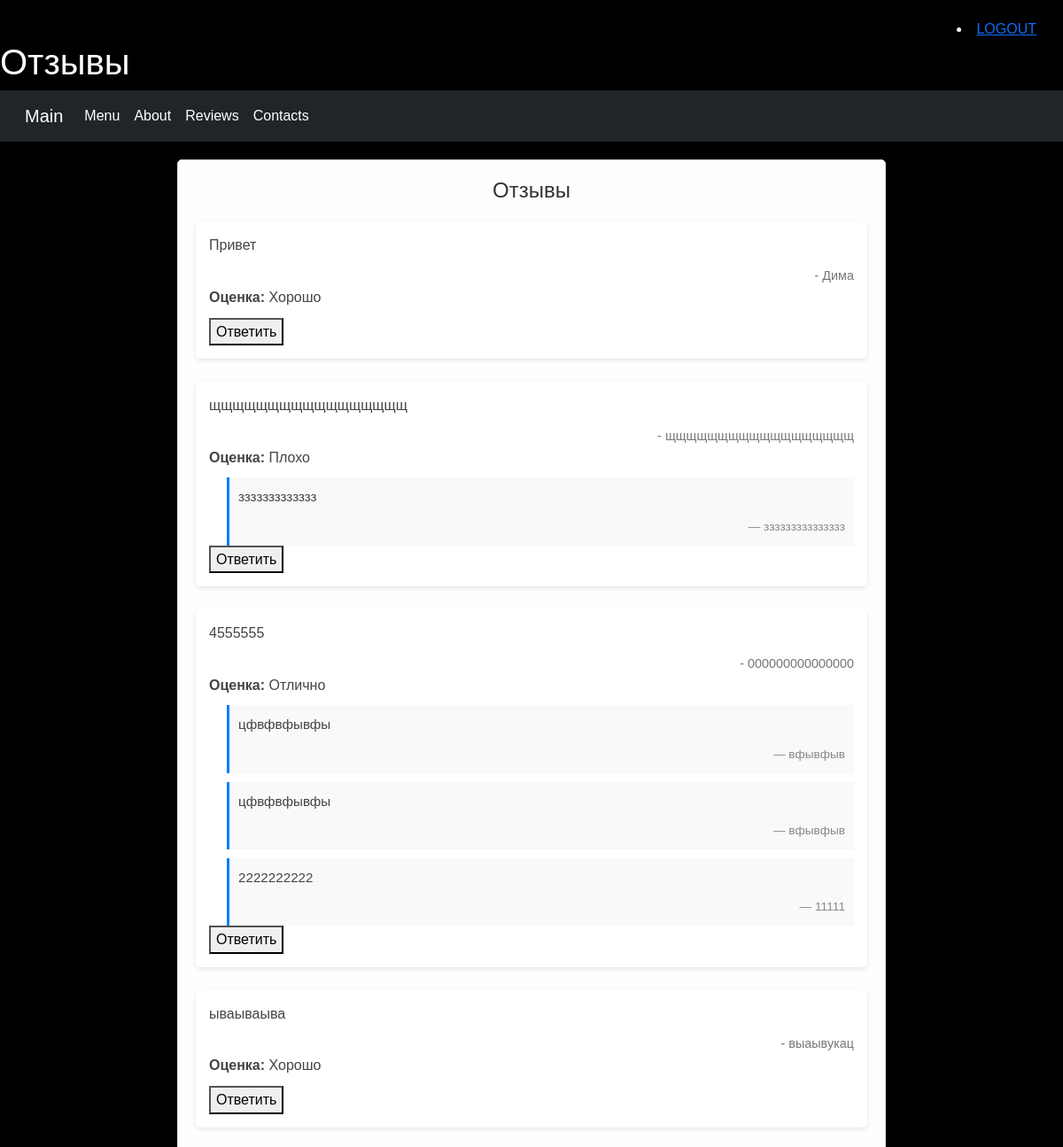
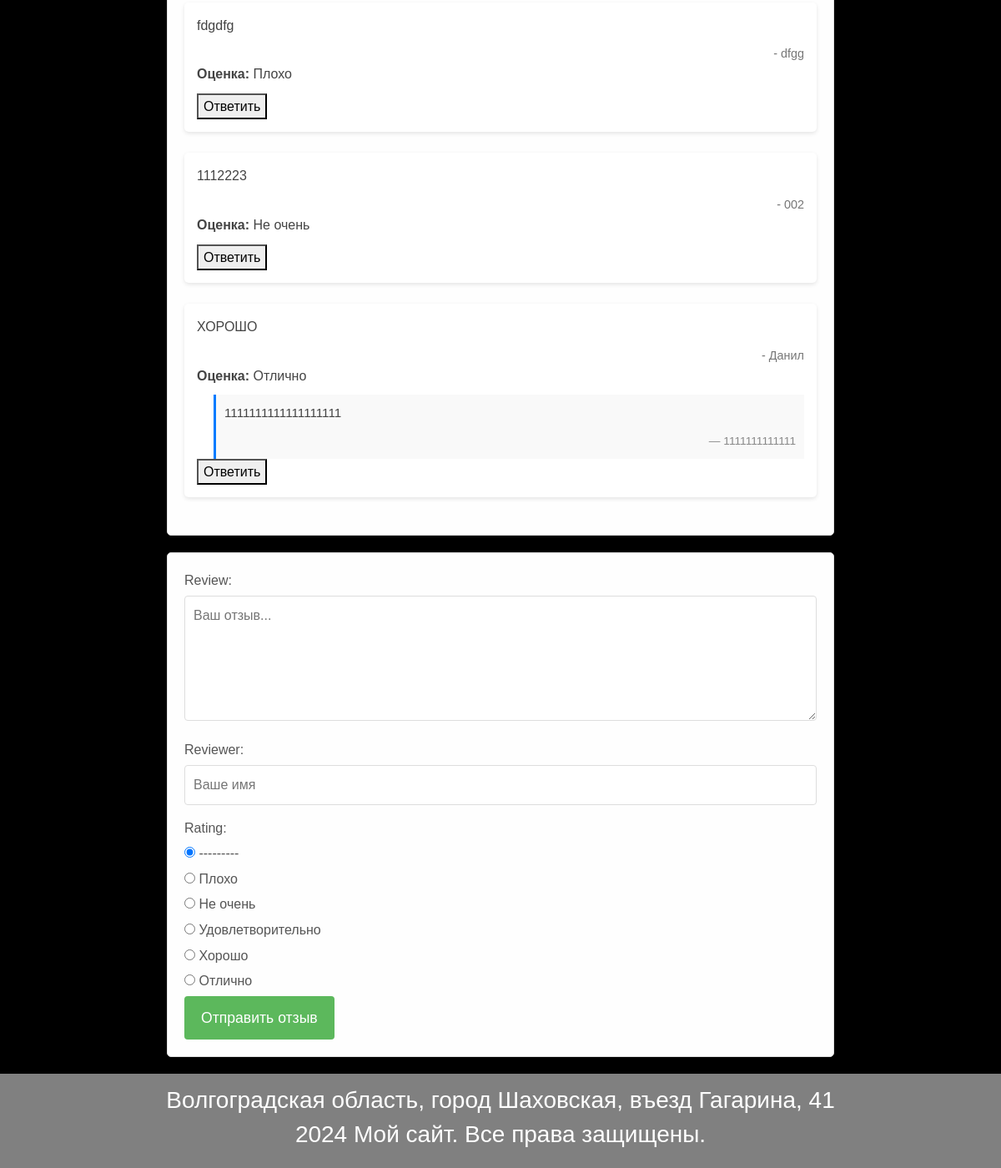
The app's page /reviews/ with its own data (2 pictures, top to bottom).
### reviews/models.py (models this page shows, shortened)
class Reviews(models.Model):
    RATING_CHOICES = (
        ('1', "Плохо"),
        ('2', "Не очень"),
        ('3', "Удовлетворительно"),
        ('4', "Хорошо"),
        ('5', "Отлично"),
    )
    review = models.TextField()
    reviewer = models.CharField(max_length=250)
    rating = models.CharField(max_length=1, choices=RATING_CHOICES)  # лучше CharField, а не TextField
    is_published = models.BooleanField(default=False)
    date_writing = models.DateTimeField(auto_now_add=True)

class ReviewResponse(models.Model):
    review = models.ForeignKey(
        Reviews,
        on_delete=models.CASCADE,
        related_name='responses'  # позволяет делать review.responses.all()
    )
    author = models.CharField(max_length=250)
    response_text = models.TextField()
    is_published = models.BooleanField(default=False)
    created_at = models.DateTimeField(auto_now_add=True)

### reviews/views.py (the view, shortened to what this page needs)
# urls.py: path('', views.reviews, name='reviews'),
def reviews(request):
    review_form = ReviewForm()
    response_form = ReviewResponseForm()
    reviews = Reviews.objects.filter(is_published=True).prefetch_related(
        'responses'
    ).order_by('-date_writing')
    return render(request, 'reviews/reviews.html', {
        'rev': reviews,
        'review_form': review_form,
        'response_form': response_form,
    })

### reviews/forms.py
class ReviewForm(forms.ModelForm):
    class Meta:
        model = Reviews
        fields = ['review', 'reviewer', 'rating']
        widgets = {
            'review': forms.Textarea(attrs={'rows': 4, 'placeholder': 'Ваш отзыв...'}),
            'reviewer': forms.TextInput(attrs={'placeholder': 'Ваше имя'}),
            'rating': forms.RadioSelect(),
        }

class ReviewResponseForm(forms.ModelForm):
    class Meta:
        model = ReviewResponse
        fields = ['author', 'response_text']
        widgets = {
            'author': forms.TextInput(attrs={
                'placeholder': 'Ваше имя',
                'class': 'form-control'
            }),
            'response_text': forms.Textarea(attrs={
                'rows': 3,
                'placeholder': 'Ваш ответ на отзыв...',
                'class': 'form-control'
            }),
        }

### reviews/templates/reviews/reviews.html (shortened to what this page needs)
{% extends 'main/base.html' %}
{% block content %}
<h1> Отзывы </h1>
{% include 'main/navbar.html' %}
<div class="simple-reviews-block">
  <h2>Отзывы </h2>
  {% for review in rev %}
  <div class="review-card">
    <p>{{ review.review }}</p>
    <small>- {{ review.reviewer }}</small>
    <p><strong>Оценка:</strong> {{ review.get_rating_display }}</p>
    {% for response in review.responses.all %}
      {% if response.is_published %}
        <div class="response-card">
          <p>{{ response.response_text }}</p>
          <small>— {{ response.author }}</small>
        </div>
      {% endif %}
    {% endfor %}
    <button type="button" onclick="toggleResponseForm({{ review.id }})">
      Ответить
    </button>
  </div>
  {% empty %}
  <p>Пока нет отзывов.</p>
  {% endfor %}
</div>
<form class="form" method="POST">
  {% for field in review_form %}
  <div>
    <label>{{ field.label }}:</label>
    {{ field }}
  </div>
  {% endfor %}
  <input type="submit" value="Отправить отзыв"/>
</form>
<center>
<div class="clas">
  <h3>Волгоградская область, город Шаховская, въезд Гагарина, 41</h3>
  <h3>2024 Мой сайт. Все права защищены.</h3>
</div>
</center>
{% endblock %}

### main/templates/main/base.html (style rules this page uses)
body { background-color: black; color: white; }

### reviews/templates/reviews/reviews.html (style rules this page uses)
body { font-family: Arial, sans-serif; background-color: Black; color: white; line-height: 1.6; }
.simple-reviews-block { padding: 20px; border: 1px solid #ddd; border-radius: 5px; background-color: #fefefe; max-width: 800px; margin: 20px auto; }
.simple-reviews-block h2 { text-align: center; color: #333; font-size: 1.5em; margin-bottom: 20px; }
.review-card { background-color: #fff; padding: 15px; margin-bottom: 25px; border-radius: 5px; box-shadow: 0 2px 5px rgba(0,0,0,0.1); }
.review-card p { margin: 0 0 10px 0; color: #444; font-size: 1em; }
.review-card small { color: #777; font-size: 0.9em; display: block; text-align: right; }
.response-card { background-color: #f9f9f9; padding: 10px; margin-top: 10px; margin-left: 20px; border-left: 3px solid #007bff; font-size: 0.95em; color: #555; }
.response-card small { text-align: right; display: block; margin-top: 5px; color: #888; }
.form { max-width: 800px; margin: 20px auto; padding: 20px; background-color: #fefefe; border: 1px solid #ddd; border-radius: 5px; box-shadow: 0 2px 5px rgba(0,0,0,0.1); }
.form label { display: block; margin-bottom: 5px; color: #555; }
.form input[type="text"], .form textarea { width: 100%; padding: 10px; margin-bottom: 15px; border: 1px solid #ddd; border-radius: 4px; box-sizing: border-box; font-size: 1em; }
.form textarea { resize: vertical; height: 150px; }
.form input[type="submit"] { background-color: #5cb85c; color: white; padding: 12px 20px; border: none; border-radius: 4px; cursor: pointer; font-size: 1.1em; transition: background-color 0.3s; }
.clas { background-color: grey; padding: 15px; }

### records on screen
Reviews: review "Привет", reviewer "Дима", rating "Хорошо"
Reviews: review "щщщщщщщщщщщщщщщщщ", reviewer "щщщщщщщщщщщщщщщщщщ", rating "Плохо"
ReviewResponse: response_text "ззззззззззззз", author "ззззззззззззззз"
Reviews: review "4555555", reviewer "000000000000000", rating "Отлично"
ReviewResponse: response_text "цфвфвфывфы", author "вфывфыв"
ReviewResponse: response_text "цфвфвфывфы", author "вфывфыв"
ReviewResponse: response_text "2222222222", author "11111"
Reviews: review "ываываыва", reviewer "выаывукац", rating "Хорошо"
Reviews: review "fdgdfg", reviewer "dfgg", rating "Плохо"
Reviews: review "1112223", reviewer "002", rating "Не очень"
Reviews: review "ХОРОШО", reviewer "Данил", rating "Отлично"
ReviewResponse: response_text "1111111111111111111", author "1111111111111"

### other values on screen
{{ field.label }} "Review" "Reviewer" "Rating"
